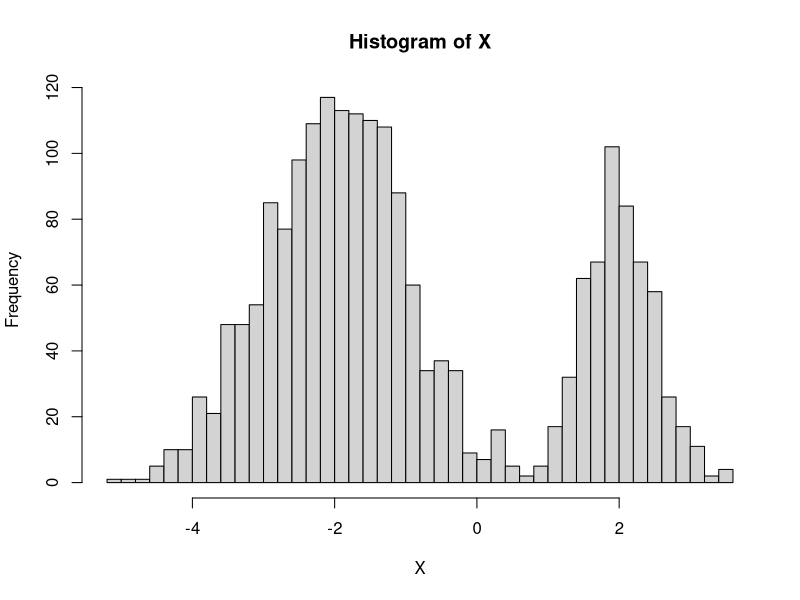

R code for this plot:

##### EM algorithm for Gaussian mixture

set.seed(2015);

### Parameter set up
mu_1_true    = -2;
mu_2_true    = 2;
sigma_1_true = 1;
sigma_2_true = 0.5;
p_mix_true   = 0.7; ## 70% from F_1, 30% from F_2

### Data generation
n = 2000;
Z_true    = rbinom(n, 1, p_mix_true);
X_F1 = rnorm(n, mean=mu_1_true, sd=sigma_1_true);
X_F2 = rnorm(n, mean=mu_2_true, sd=sigma_2_true);
X = Z_true*X_F1 + (1-Z_true)*X_F2;

# (Visualize the data)
hist(X, nclass=50);

### The EM algorithm
N_iteration_EM = 2000;

# Initial guesses for parameters
Mu_1    = c(-1,  rep(0, N_iteration_EM));
Mu_2    = c(1,   rep(0, N_iteration_EM));
Sigma_1 = c(1,   rep(0, N_iteration_EM));
Sigma_2 = c(1,   rep(0, N_iteration_EM));
P_mix   = c(0.5, rep(0, N_iteration_EM));

for (k in 2:(N_iteration_EM+1)){
	# E-step: evaluate the conditional expectation of Z_i's
	Term_1 = exp(-(X-Mu_1[k-1])^2/(2*Sigma_1[k-1]^2))*P_mix[k-1]/Sigma_1[k-1];
	Term_2 = exp(-(X-Mu_2[k-1])^2/(2*Sigma_2[k-1]^2))*(1-P_mix[k-1])/Sigma_2[k-1];
	Z = Term_1 / (Term_1+Term_2);
	
	# M-step: update estimated parameters
	Mu_1[k]    = sum(Z*X)/sum(Z);
	Mu_2[k]    = sum((1-Z)*X)/sum(1-Z);
	P_mix[k]   = mean(Z);
	Sigma_1[k] = sqrt(sum(Z*(X-Mu_1[k])^2)/sum(Z));
	Sigma_2[k] = sqrt(sum((1-Z)*(X-Mu_2[k])^2)/sum(1-Z));
}
print(round(c(Mu_1[N_iteration_EM+1], Mu_2[N_iteration_EM+1], Sigma_1[N_iteration_EM+1], Sigma_2[N_iteration_EM+1], P_mix[N_iteration_EM+1]), 3));


